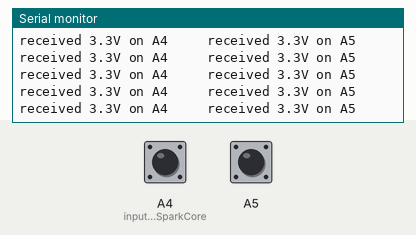
This sketch was run on a simulated Arduino Uno, built with avr-gcc and run on an emulated ATmega328P. Shown: the last lines printed to the serial monitor. The test bench sets the inputs (shaded band); at power-on: A4 (input_from_SparkCore) HIGH, A5 HIGH.

Above: at 1.2 s.
1.3 s: A4 (input_from_SparkCore) pulled LOW for 0.15 s
At 1.31 s:
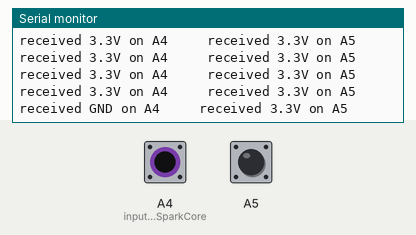
2.9 s: A5 pulled LOW for 0.15 s
At 2.92 s:
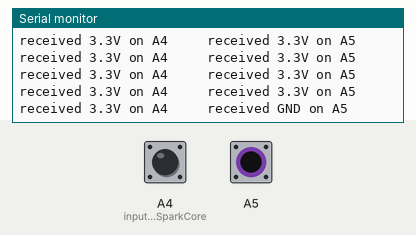
4.5 s: A4 (input_from_SparkCore) driven LOW and A5 driven LOW
At 4.52 s:
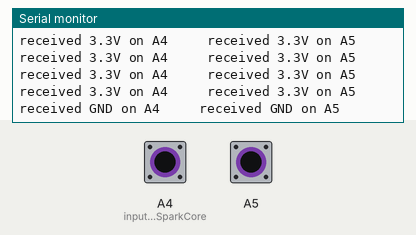

Measured:
- after the input at 1.3 s, the serial monitor: prints a new line at once (image 1)
- after the input at 2.9 s, the serial monitor: prints a new line at once (image 2)
- after the input at 4.5 s, the serial monitor: prints a new line at once (image 3)

The sketch:

LogicConverterTest.ino
```cpp
void setup()
{
  Serial.begin(38400);
  pinMode(A4, INPUT);  // input from SparkCore
  pinMode(A5, INPUT);
  digitalWrite(A4, HIGH);  //enable pullup resistor
  digitalWrite(A5, HIGH);  //enable pullup resistor
}

void loop()
{

  if(!digitalRead(A4))
  {
    Serial.print("received GND on A4");
  }
  else
  {
    Serial.print("received 3.3V on A4");
  }

  Serial.print("     ");

  if(!digitalRead(A5))
  {
    Serial.println("received GND on A5");
  }
  else
  {
    Serial.println("received 3.3V on A5");
  }
  delay(100);
}
```
